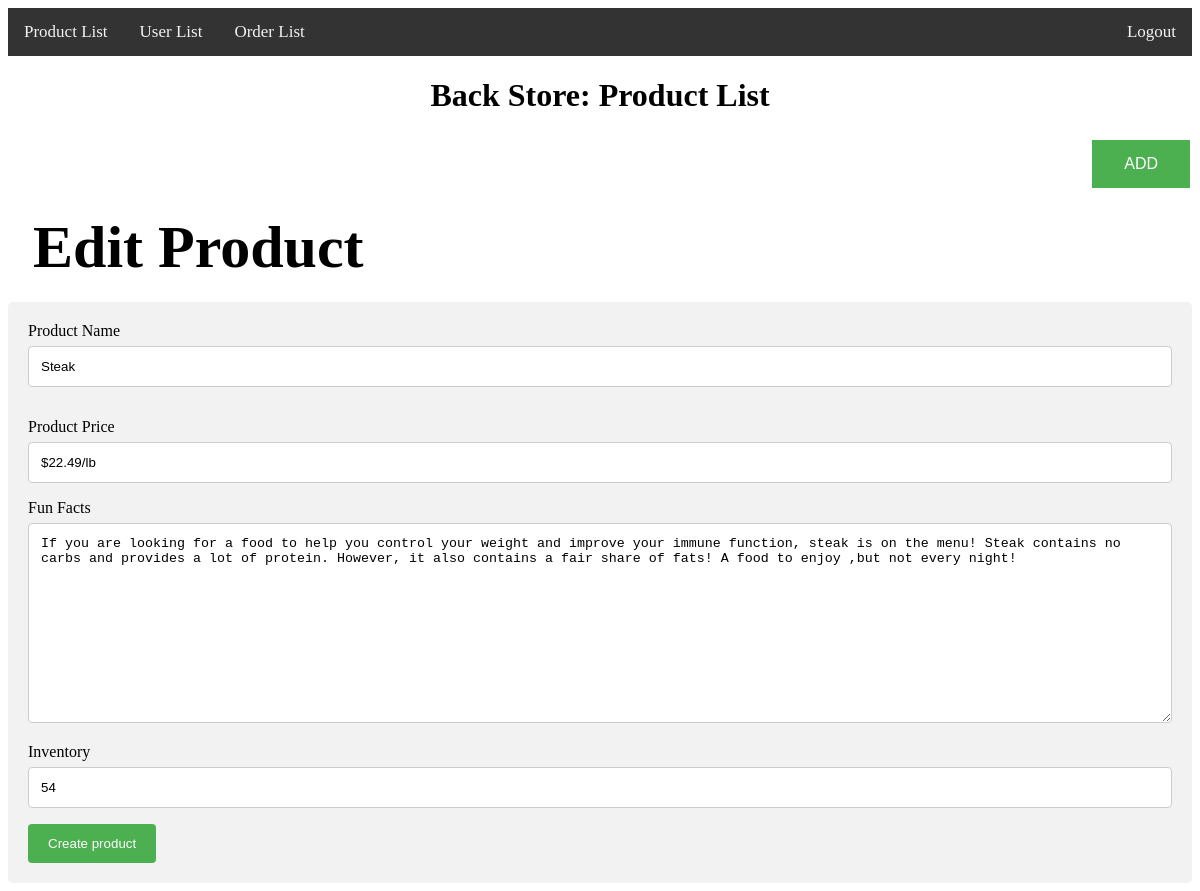
Page /verdi/P7_admin.php?source=edit_products&p_id=2 on the committed database.
### tables this page shows
CREATE TABLE `products` (
  `product_id` int(3) NOT NULL,
  `product_name` varchar(255) NOT NULL,
  `product_link` varchar(255) NOT NULL,
  `product_img` text NOT NULL,
  `product_price` varchar(255) NOT NULL,
  `prod_price_calc_p4` varchar(255) NOT NULL,
  `priceVar` varchar(255) NOT NULL,
  `product_facts` text NOT NULL,
  `product_inventory` varchar(255) NOT NULL,
  `product_qty` varchar(255) NOT NULL,
  `product_addToCart_P3` varchar(255) NOT NULL,
  `product_id_p4` varchar(255) NOT NULL,
  `product_add_p4` varchar(255) NOT NULL,
  `product_data_p4` varchar(255) NOT NULL,
  `product_delete_p4` varchar(255) NOT NULL,
  `product_remove_p4` varchar(255) NOT NULL,
  `product_total_price` varchar(255) NOT NULL
);

### verdi/P8_edit_product.php (the view, shortened to what this page needs)
<!DOCTYPE html>
<html lang="en">
<head>
    <link rel="stylesheet" href="MyStyleB.css">
</head>
<?php
    if(isset($_GET['p_id'])){
    $the_product_id =  $_GET['p_id'];
    }
    $query = "SELECT * FROM products WHERE product_id = $the_product_id  ";
    $select_product_by_id = mysqli_query($connection,$query);
    while($row = mysqli_fetch_assoc($select_product_by_id)) {
    $product_name = $row['product_name'];
    $product_price = $row['product_price'];
    $product_facts = $row['product_facts'];
    $product_inventory = $row['product_inventory'];
         }
?>
<body>
    <div>
        <h2>Edit Product</h2>
    </div>
    <div class="container">
        <form action="" method="post" enctype="multipart/form-data">
            <label for="fname">Product Name</label>
            <input type="text" id="fname" value="<?php echo $product_name;?>" name="product_name" placeholder="i.e: Beans">
            <div style="margin-top: 15px;">
                <label for="country">Product Price</label>
                <input type="text" value="<?php echo $product_price;?>" id="lname" name="product_price" placeholder="$2.49/container">
            </div>
            <label for="subject">Fun Facts</label>
            <textarea id="subject" name="product_facts" placeholder="i.e: Beans are high in fibers" style="height:200px"><?php echo $product_facts;?> </textarea>
            <label for="country">Inventory</label>
            <input type="text" value="<?php echo $product_inventory;?>" id="lname" name="product_inventory" placeholder="23">
            <input type="submit" name="update_product" value="Create product">
        </form>
    </div>
</body>
</html>

### verdi/P8_edit_product.php (style rules this page uses)
h2 { font-family: Georgia, 'Times New Roman', Times, serif; text-align: left; font-size: 60px; line-height: 60px; margin: 25px; }
input[type=text], select, textarea { width: 100%; padding: 12px; border: 1px solid #ccc; border-radius: 4px; box-sizing: border-box; margin-top: 6px; margin-bottom: 16px; resize: vertical }
input[type=submit] { background-color: #4CAF50; color: white; padding: 12px 20px; border: none; border-radius: 4px; cursor: pointer; }
.container { border-radius: 5px; background-color: #f2f2f2; padding: 20px; }

### rows in the picture
products: product_name "Steak", product_price "$22.49/lb", product_facts "If you are looking for a food to help you control your weight and improve your immune function, steak is on the menu! Steak contains no carbs and provides a lot of protein. However, it also contains a fair share of fats! A food to enjoy ,but not every night!", product_inventory "54"
